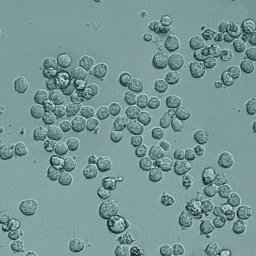
#> input picture input_images/Cells.jpg, 256 x 256 px
$ python cell_counting1.py
#> lines starting #> are read from the running program, lines starting #| are printed output that depends on the picture; after the words box and inside, x2 and y2 are one past the last pixel; in counts of white or black regions, pixels touching at a corner belong together
# -*- coding: utf-8 -*-
"""
Created on Sun Jun 19 22:18:22 2022

@author: sdeni
"""

import cv2
import numpy as np


img = cv2.imread("./input_images/Cells.jpg")
#> img is the input picture: shape (256, 256, 3); mean B, G, R 151.4, 150.4, 119.7


##plt.hist(img.flat, bins=100, range=(0,255))

gray = cv2.cvtColor(img, cv2.COLOR_BGR2GRAY)
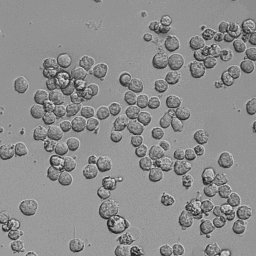
#> gray: shape (256, 256); min 9, max 234, mean 141.3


minDist = 10
param1 = 80 #500
param2 = 30 #200 #smaller value-> more false circles
minRadius = 4
maxRadius = 9

circles = cv2.HoughCircles(gray, cv2.HOUGH_GRADIENT, 3, minDist, param1=param1, param2=param2, minRadius=minRadius, maxRadius=maxRadius)
#> circles = 131 rows, first 8: [106.5, 211.5, 7.3], [181.5, 166.5, 7.3], [58.5, 109.5, 7.3], [232.5, 199.5, 7.3], [67.5, 88.5, 7.3], [172.5, 43.5, 7.3], [211.5, 187.5, 7.3], [229.5, 76.5, 7.3]

count = 0

if circles is not None:
    circles = np.uint8(np.around(circles))
#> circles = 131 rows, first 8: [106, 212, 7], [182, 166, 7], [58, 110, 7], [232, 200, 7], [68, 88, 7], [172, 44, 7], [212, 188, 7], [230, 76, 7]
    for i in circles[0,:]:
        cv2.circle(img, (i[0], i[1]), i[2], (0, 255, 0), 2)
        count += 1
#> this loop made 131 passes
#> i on passes 1 to 12: [106, 212, 7], [182, 166, 7], [58, 110, 7], [232, 200, 7], [68, 88, 7], [172, 44, 7], [212, 188, 7], [230, 76, 7], [70, 116, 7], [124, 116, 7], [164, 26, 7], [176, 62, 7]
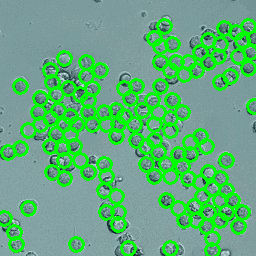
#> img: shape (256, 256, 3); mean B, G, R 121.4, 175.1, 96.4
#> after the loop, count = 131


print(count)
#| 131
cv2.imshow("original",img)


cv2.waitKey(0)
cv2.destroyAllWindows()

$ run again, with input_images/BSE_Google_noisy.jpg copied over input_images/Cells.jpg
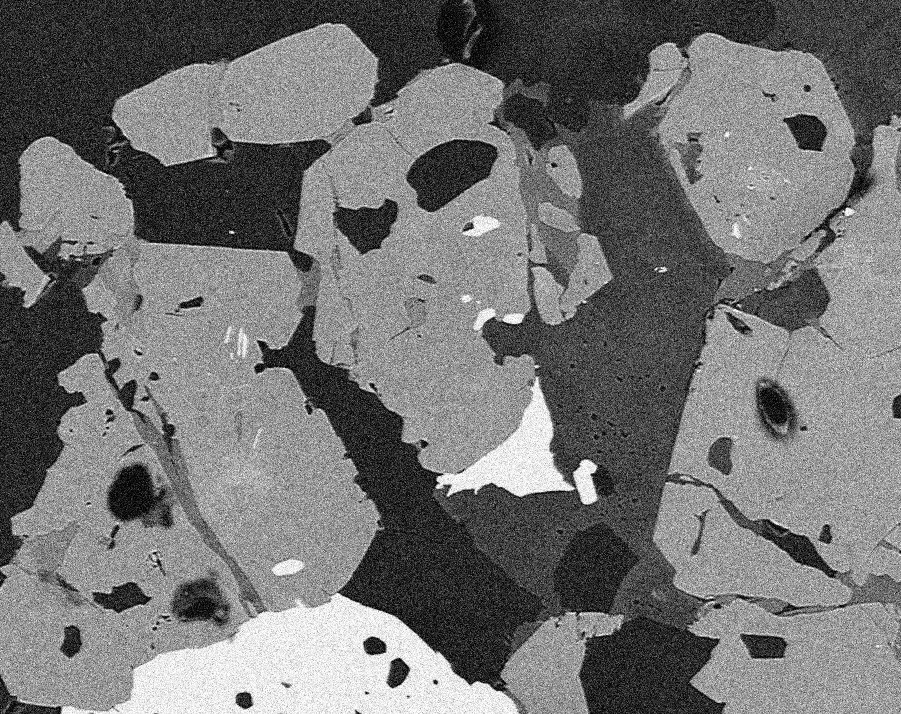
#> input picture input_images/BSE_Google_noisy.jpg, 901 x 714 px
#> img is the input picture: shape (714, 901, 3); min 0, max 255, mean 114.9
#> the loop `for i in circles[0,:]:` made 3064 passes
#> i on passes 1 to 3: [64, 112, 7], [178, 80, 7], [146, 70, 7]
#> after the loop `for i in circles[0,:]:`:
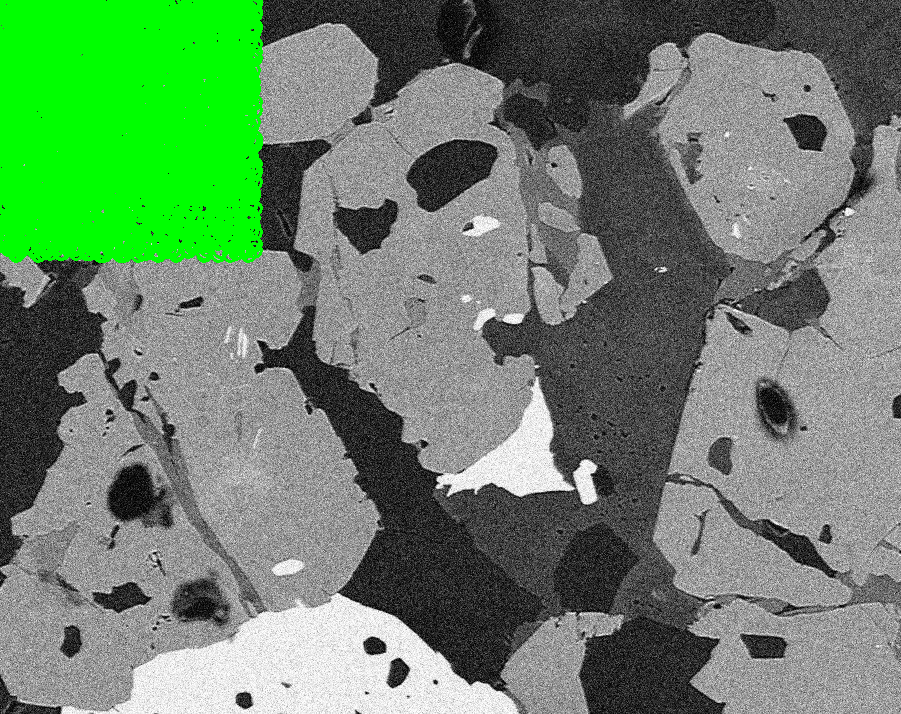
#> img: shape (714, 901, 3); 10.52% of pixels changed, all inside (x1, y1, x2, y2) = (0, 0, 263, 263)
#> after the loop `for i in circles[0,:]:`: count = 3064
#| 3064
